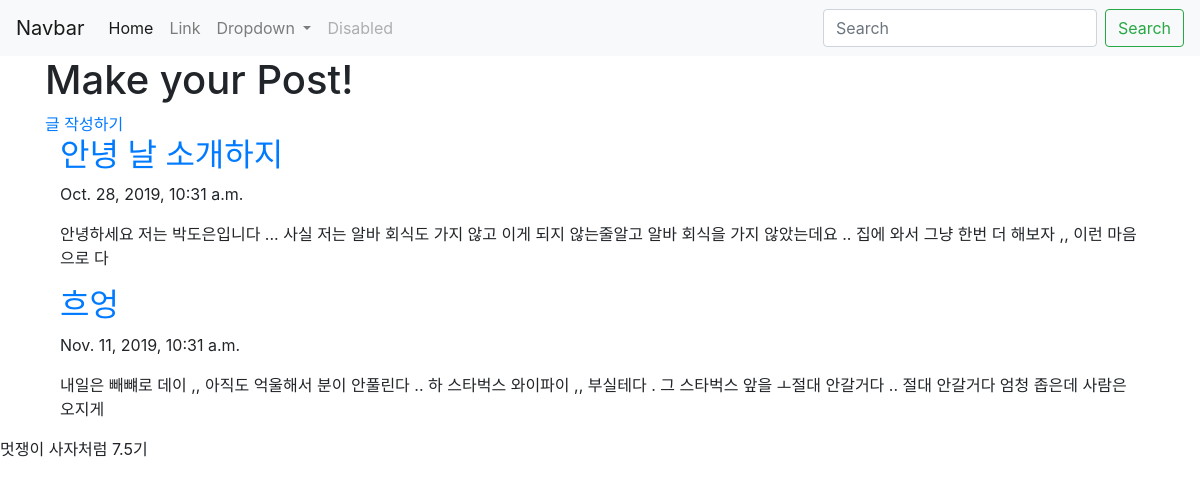
The app's page /, older data.
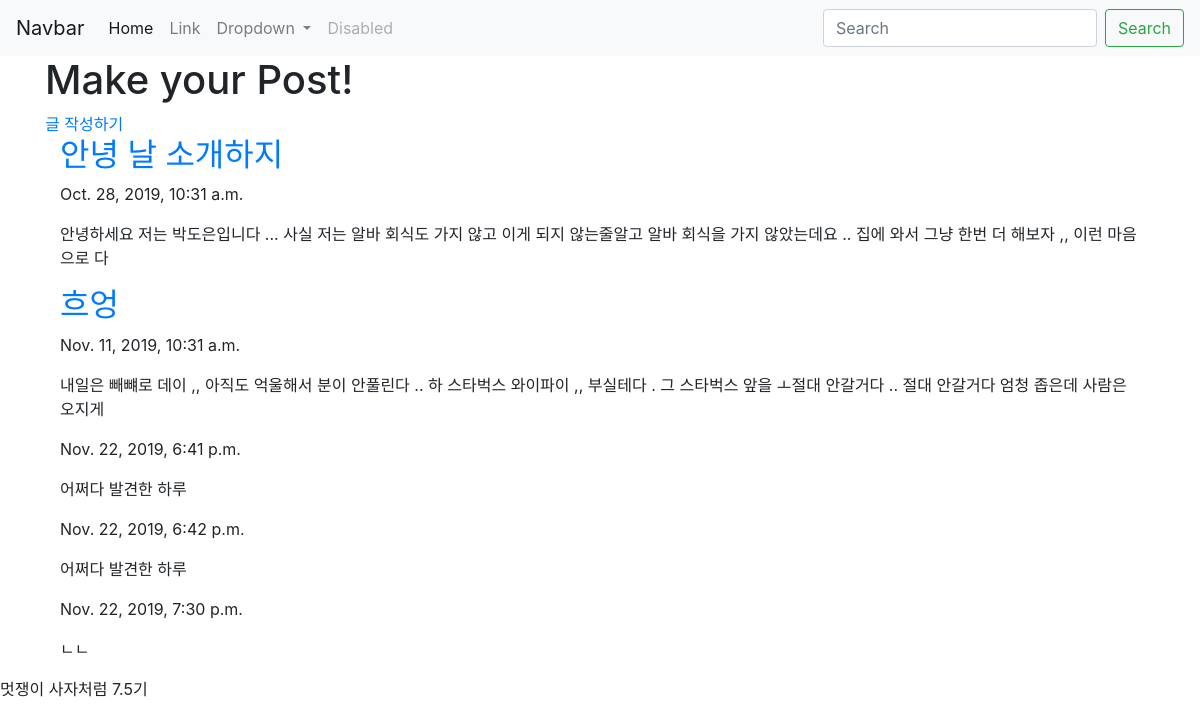
The same page, newer data.
### app_board/models.py (models this page shows, shortened)
class Post(models.Model):
    name = models.CharField(max_length=200)
    writer = models.CharField(max_length=100)
    date = models.DateTimeField('data published')
    body = models.TextField()
    def summary(self) :
        return self.body[:100]

### app_board/views.py (the view)
# urls.py: 2. Add a URL to urlpatterns:  path('', views.home, name='home')
def home(request) :
    posts = Post.objects
    return render(request, 'home.html', {'posts':posts})

### app_board/templates/home.html
{% extends 'base.html' %}
{% block content %}
<h1>Make your Post!</h1>
<a href="{%url 'new' %}">글 작성하기</a>
{% for post in posts.all %}
    <div class= "container">
        <a href ="{% url 'detail' post.id%}"><h2>{{post.name}}</h2></a>
       <p>{{post.date}}</p>
       <p>{{post.summary}}</p>
    </div>
{% endfor %}
{% endblock %}

### project_board/templates/base.html (shortened to what this page needs)
<!DOCTYPE html>
<html lang="en">
<head>
    <link rel="stylesheet" href="https://stackpath.bootstrapcdn.com/bootstrap/4.3.1/css/bootstrap.min.css">
</head>
<body>
    <nav class="navbar navbar-expand-lg navbar-light bg-light">
        <a class="navbar-brand" href="#">Navbar</a>
        <div class="collapse navbar-collapse" id="navbarSupportedContent">
          <ul class="navbar-nav mr-auto">
            <li class="nav-item active">
              <a class="nav-link" href="#">Home <span class="sr-only">(current)</span></a>
            </li>
            <li class="nav-item">
              <a class="nav-link" href="#">Link</a>
            </li>
            <li class="nav-item dropdown">
              <a class="nav-link dropdown-toggle" href="#" id="navbarDropdown" role="button" data-toggle="dropdown" aria-haspopup="true" aria-expanded="false">
                Dropdown
              </a>
            </li>
            <li class="nav-item">
              <a class="nav-link disabled" href="#" tabindex="-1" aria-disabled="true">Disabled</a>
            </li>
          </ul>
          <form class="form-inline my-2 my-lg-0">
            <input class="form-control mr-sm-2" type="search" placeholder="Search" aria-label="Search">
            <button class="btn btn-outline-success my-2 my-sm-0" type="submit">Search</button>
          </form>
        </div>
      </nav>
      <div class="container">
          {% block content %}
          {% endblock %}
      </div>
      <footer>
            <p>멋쟁이 사자처럼 7.5기</p>
        </footer>
</body>
</html>

Row changes from the older to the newer data that the page shows:
added Post: date "Nov. 22, 2019, 6:41 p.m.", summary "어쩌다 발견한 하루"
added Post: date "Nov. 22, 2019, 6:42 p.m.", summary "어쩌다 발견한 하루"
added Post: date "Nov. 22, 2019, 7:30 p.m.", summary "ㄴㄴ"
